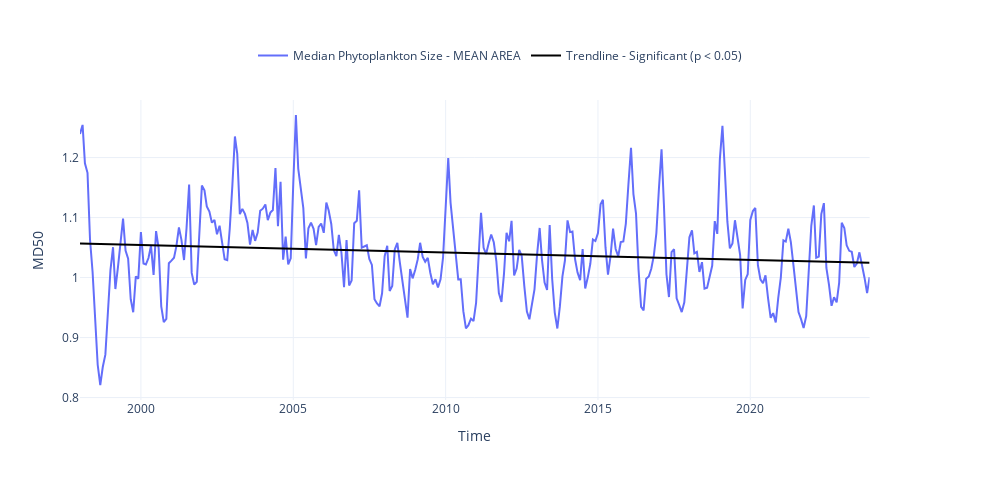

This figure's notebook cell:
### Code cell
fig = plot_timeseries_interactive(dict_plot, trendline=True, scatter_dict = None, figsize = (25, 12));

### Figure 1 — Plotly figure (JSON) as saved in the notebook; plotly's stock layout.template omitted (floating-point values rounded to 4 significant figures; data arrays with more than 128 entries replaced by an {"elided": "..."} marker saying what was removed)
{"data": [{"line": {"color": "#636EFA"}, "name": "Median Phytoplankton Size - MEAN AREA", "type": "scatter", "x": {"elided": "312 str values"}, "xaxis": "x", "y": {"elided": "312 float values"}, "yaxis": "y"}, {"line": {"color": "black"}, "mode": "lines", "name": "Trendline - Significant (p < 0.05)", "showlegend": true, "type": "scatter", "x": {"elided": "312 str values"}, "xaxis": "x", "y": {"elided": "312 float values"}, "yaxis": "y"}], "layout": {"height": 480, "legend": {"font": {"size": 12}, "orientation": "h", "x": 0.5, "xanchor": "center", "y": 1.1, "yanchor": "bottom"}, "title": {"text": " "}, "width": 1000, "xaxis": {"anchor": "y", "domain": [0, 0.94], "title": {"text": "Time"}}, "yaxis": {"anchor": "x", "domain": [0, 1], "title": {"text": "MD50"}}, "yaxis2": {"anchor": "x", "overlaying": "y", "side": "right"}}}
